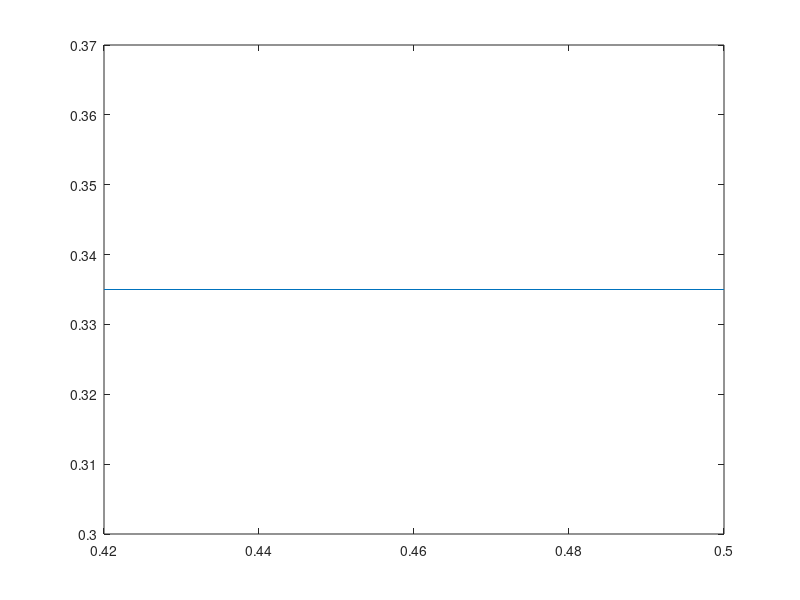

This figure's MATLAB source:
patch((([0.3333,0.3365,0.346,0.3614,0.3821,0.4074,0.4362,0.4675,0.5,0.5325,0.5638,0.5926,0.6179,0.6386,0.654,0.6635,0.6667,0.6635,0.654,0.6386,0.6179,0.5926,0.5638,0.5325,0.5,0.4675,0.4362,0.4074,0.3821,0.3614,0.346,0.3365,0.3333]-0.5)/1.5)+0.5,...
(([0.5,0.5325,0.5638,0.5926,0.6179,0.6386,0.654,0.6635,0.6667,0.6635,0.654,0.6386,0.6179,0.5926,0.5638,0.5325,0.5,0.4675,0.4362,0.4074,0.3821,0.3614,0.346,0.3365,0.3333,0.3365,0.346,0.3614,0.3821,0.4074,0.4362,0.4675,0.5]-0.5)/1.5)+0.6,[0.9375,0.9375,0.9375])
plot((([0.3333,0.3365,0.346,0.3614,0.3821,0.4074,0.4362,0.4675,0.5,0.5325,0.5638,0.5926,0.6179,0.6386,0.654,0.6635,0.6667,0.6635,0.654,0.6386,0.6179,0.5926,0.5638,0.5325,0.5,0.4675,0.4362,0.4074,0.3821,0.3614,0.346,0.3365,0.3333]-0.5)/1.5)+0.5,...
(([0.5,0.5325,0.5638,0.5926,0.6179,0.6386,0.654,0.6635,0.6667,0.6635,0.654,0.6386,0.6179,0.5926,0.5638,0.5325,0.5,0.4675,0.4362,0.4074,0.3821,0.3614,0.346,0.3365,0.3333,0.3365,0.346,0.3614,0.3821,0.4074,0.4362,0.4675,0.5]-0.5)/1.5)+0.6)
plot((([0.3821,0.6179]-0.5)/1.5)+0.5,(([0.3821,0.6179]-0.5)/1.5)+0.6)
plot((([0.3821,0.6179]-0.5)/1.5)+0.5,(([0.6179,0.3821]-0.5)/1.5)+0.6)

plot([0.16,(0.3333-0.5)/1.5+0.5],[0.6,0.6])
plot([(0.6666-0.5)/1.5+0.5,1-0.16],[0.6,0.6])

patch([1-0.28,1-0.22,1-0.28],[0.85,0.80,0.75]+0.6-0.80,[0,0,0])
patch(1-[1-0.22,1-0.28,1-0.22]+0.02,[0.85,0.80,0.75]-0.2,[0,0,0])

plot([0.5,0.5],[((0.3332-0.5)/1.5)+0.6,0.5+0.075-0.24])
plot([0.42,0.5],[0.5+0.075,0.5+0.075]-0.24)
